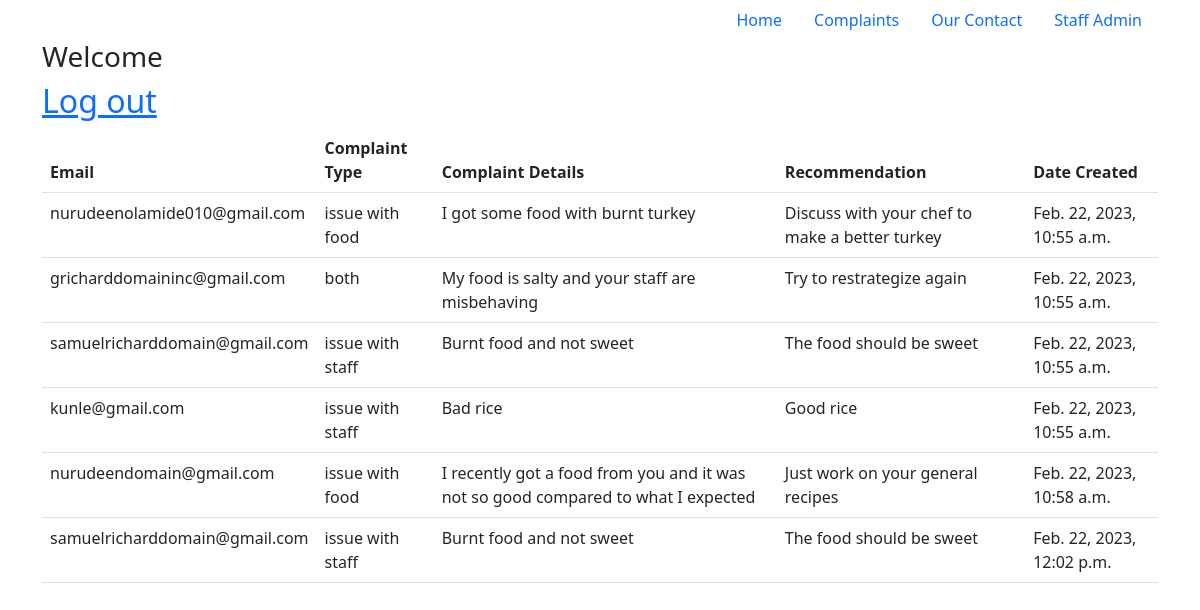
The page /staff/ on the database as committed earlier.
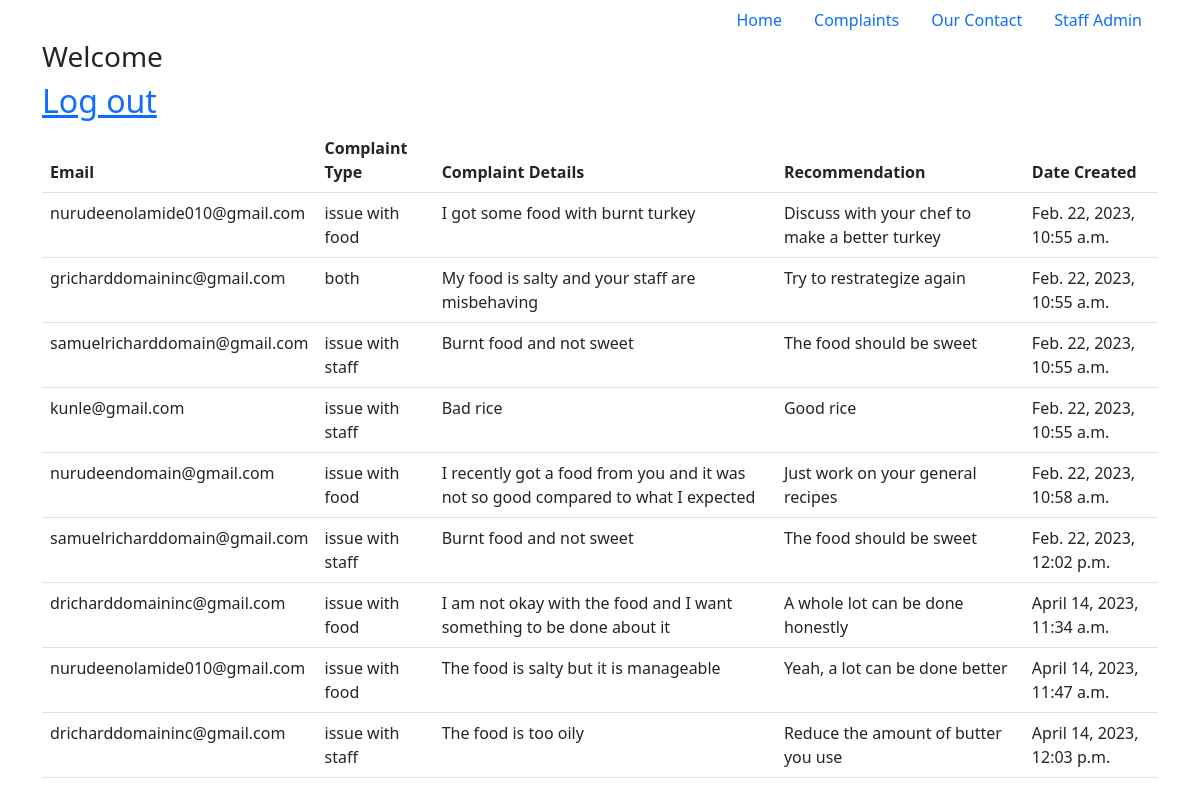
The same page on the database as committed later.
### webpage/models.py (models this page shows, shortened)
class Tanda(models.Model):
    email = models.EmailField(max_length=254)
    complaintType = models.CharField(max_length=50, choices=Complaint_choices, default='issue with staff')
    complaintDetails = models.TextField(default='lodge your complaints here')
    recommendation = models.TextField(blank=True)
    date_created = models.DateTimeField(auto_now_add=True)

### webpage/views.py (the view)
# urls.py: path('staff/', views.staff, name='staff'),
def staff(request):
    form = Tanda.objects.all
    redirect_field_name = 'login'
    return render(request, 'webpage/staff.html', context={'form': form})

### webpage/templates/webpage/staff.html (shortened to what this page needs)
{% extends 'webpage/main.html' %}
    {% block content %}
    <span>
        <h3>Welcome <strong>{{user.username}}</strong></h3>
        <a href="{% url 'logout' %}"><strong><h2>Log out</h2></strong></a>
    </span>
    <div>
        <div>
            <table class="table">
                <thead>
                  <tr>
                    <th scope="col">Email</th>
                    <th scope="col">Complaint Type</th>
                    <th scope="col">Complaint Details</th>
                    <th scope="col">Recommendation</th>
                    <th scope="col">Date Created</th>
                  </tr>
                </thead>
                {% for item in form %}
                <tbody>
                  <tr>
                    <td>{{item.email}}</td>
                    <td>{{item.complaintType}}</td>
                    <td>{{item.complaintDetails}}</td>
                    <td>{{item.recommendation}}</td>
                    <td>{{item.date_created}}</td>
                  </tr>
                </tbody>
                {% endfor %}
              </table>
        </div>
</div>
</div>
{% endblock %}

### webpage/templates/webpage/main.html (shortened to what this page needs)
<!doctype html>
<html lang="en">
  <head>
    <link href="https://cdn.jsdelivr.net/npm/bootstrap@5.3.0-alpha1/dist/css/bootstrap.min.css" rel="stylesheet">
  </head>
  <body>
    <div class=" container-sm bg-success)">
        <ul class="nav justify-content-end">
            <li class="nav-item">
              <a class="nav-link active" aria-current="page" href="{% url 'home' %}">Home</a>
            </li>
            <li class="nav-item">
              <a class="nav-link" href="{% url 'complaint' %}">Complaints</a>
            </li>
            <li class="nav-item">
              <a class="nav-link" href="{% url 'contact' %}">Our Contact</a>
            </li>
            <li class="nav-item">
              <a class="nav-link" href="{% url 'login' %}">Staff Admin</a>
            </li>
        </ul>
        {% block content %}
        {% endblock %}
  </body>
</html>

Rows that differ between the two databases and show on the page:
added Tanda: email "dricharddomaininc@gmail.com", complaintType "issue with food", complaintDetails "I am not okay with the food and I want something to be done about it", recommendation "A whole lot can be done honestly", date_created "April 14, 2023, 11:34 a.m."
added Tanda: email "nurudeenolamide010@gmail.com", complaintType "issue with food", complaintDetails "The food is salty but it is manageable", recommendation "Yeah, a lot can be done better", date_created "April 14, 2023, 11:47 a.m."
added Tanda: email "dricharddomaininc@gmail.com", complaintType "issue with staff", complaintDetails "The food is too oily", recommendation "Reduce the amount of butter you use", date_created "April 14, 2023, 12:03 p.m."
